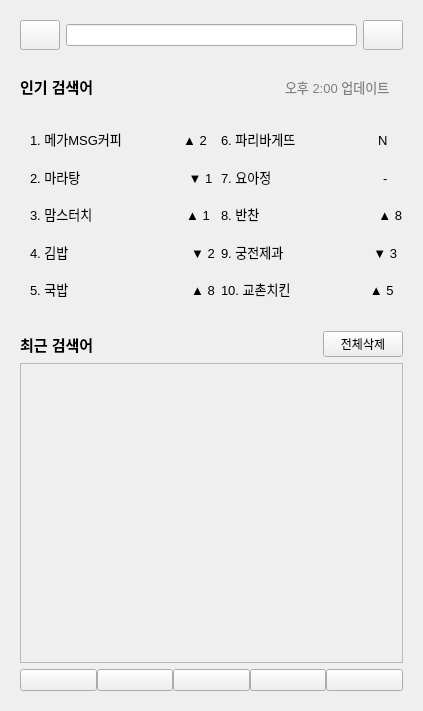
<?xml version="1.0" encoding="UTF-8"?>
<ui version="4.0">
 <class>part3_search</class>
 <widget class="QWidget" name="part3_search">
  <property name="geometry">
   <rect>
    <x>0</x>
    <y>0</y>
    <width>400</width>
    <height>711</height>
   </rect>
  </property>
  <property name="maximumSize">
   <size>
    <width>400</width>
    <height>16777215</height>
   </size>
  </property>
  <property name="windowTitle">
   <string>Form</string>
  </property>
  <layout class="QGridLayout" name="gridLayout">
   <item row="0" column="0">
    <widget class="QStackedWidget" name="stackedWidget">
     <widget class="QWidget" name="page">
      <layout class="QGridLayout" name="gridLayout_3">
       <item row="0" column="0">
        <layout class="QVBoxLayout" name="verticalLayout" stretch="0,1,3,0,0,0">
         <item>
          <layout class="QHBoxLayout" name="horizontalLayout" stretch="0,5,0">
           <item>
            <widget class="QPushButton" name="btnBackToMain">
             <property name="maximumSize">
              <size>
               <width>40</width>
               <height>40</height>
              </size>
             </property>
             <property name="text">
              <string/>
             </property>
             <property name="icon">
              <iconset resource="mainIcon.qrc">
               <normaloff>:/mainIcon/left.jpg</normaloff>:/mainIcon/left.jpg</iconset>
             </property>
             <property name="iconSize">
              <size>
               <width>25</width>
               <height>25</height>
              </size>
             </property>
            </widget>
           </item>
           <item>
            <widget class="QLineEdit" name="lineEdit">
             <property name="minimumSize">
              <size>
               <width>0</width>
               <height>0</height>
              </size>
             </property>
            </widget>
           </item>
           <item>
            <widget class="QPushButton" name="pushButton_2">
             <property name="minimumSize">
              <size>
               <width>30</width>
               <height>30</height>
              </size>
             </property>
             <property name="maximumSize">
              <size>
               <width>60</width>
               <height>60</height>
              </size>
             </property>
             <property name="text">
              <string/>
             </property>
             <property name="icon">
              <iconset resource="mainIcon.qrc">
               <normaloff>:/mainIcon/serch.png</normaloff>:/mainIcon/serch.png</iconset>
             </property>
            </widget>
           </item>
          </layout>
         </item>
         <item>
          <layout class="QHBoxLayout" name="horizontalLayout_2">
           <item>
            <widget class="QLabel" name="label">
             <property name="font">
              <font>
               <pointsize>11</pointsize>
               <bold>true</bold>
              </font>
             </property>
             <property name="text">
              <string>인기 검색어</string>
             </property>
            </widget>
           </item>
           <item>
            <spacer name="horizontalSpacer_2">
             <property name="orientation">
              <enum>Qt::Orientation::Horizontal</enum>
             </property>
             <property name="sizeHint" stdset="0">
              <size>
               <width>40</width>
               <height>20</height>
              </size>
             </property>
            </spacer>
           </item>
           <item>
            <widget class="QLabel" name="label_13">
             <property name="font">
              <font>
               <pointsize>10</pointsize>
              </font>
             </property>
             <property name="styleSheet">
              <string notr="true">QLabel {
	color : gray;
}</string>
             </property>
             <property name="text">
              <string>오후 2:00 업데이트</string>
             </property>
            </widget>
           </item>
           <item>
            <widget class="QLabel" name="label_2">
             <property name="text">
              <string/>
             </property>
            </widget>
           </item>
          </layout>
         </item>
         <item>
          <layout class="QGridLayout" name="gridLayout_2">
           <property name="leftMargin">
            <number>10</number>
           </property>
           <item row="2" column="1">
            <widget class="QLabel" name="label_8">
             <property name="font">
              <font>
               <pointsize>10</pointsize>
              </font>
             </property>
             <property name="text">
              <string>8. 반찬                                 ▲ 8</string>
             </property>
            </widget>
           </item>
           <item row="3" column="1">
            <widget class="QLabel" name="label_10">
             <property name="font">
              <font>
               <pointsize>10</pointsize>
              </font>
             </property>
             <property name="text">
              <string>9. 궁전제과                         ▼ 3</string>
             </property>
            </widget>
           </item>
           <item row="1" column="1">
            <widget class="QLabel" name="label_6">
             <property name="font">
              <font>
               <pointsize>10</pointsize>
              </font>
             </property>
             <property name="text">
              <string>7. 요아정                               -</string>
             </property>
            </widget>
           </item>
           <item row="3" column="0">
            <widget class="QLabel" name="label_9">
             <property name="font">
              <font>
               <pointsize>10</pointsize>
              </font>
             </property>
             <property name="text">
              <string>4. 김밥                                  ▼ 2</string>
             </property>
            </widget>
           </item>
           <item row="2" column="0">
            <widget class="QLabel" name="label_7">
             <property name="font">
              <font>
               <pointsize>10</pointsize>
              </font>
             </property>
             <property name="text">
              <string>3. 맘스터치                          ▲ 1</string>
             </property>
            </widget>
           </item>
           <item row="4" column="0">
            <widget class="QLabel" name="label_11">
             <property name="font">
              <font>
               <pointsize>10</pointsize>
              </font>
             </property>
             <property name="text">
              <string>5. 국밥                                  ▲ 8</string>
             </property>
            </widget>
           </item>
           <item row="0" column="0">
            <widget class="QLabel" name="label_3">
             <property name="font">
              <font>
               <pointsize>10</pointsize>
              </font>
             </property>
             <property name="text">
              <string>1. 메가MSG커피                 ▲ 2</string>
             </property>
            </widget>
           </item>
           <item row="4" column="1">
            <widget class="QLabel" name="label_12">
             <property name="font">
              <font>
               <pointsize>10</pointsize>
              </font>
             </property>
             <property name="text">
              <string>10. 교촌치킨                      ▲ 5</string>
             </property>
            </widget>
           </item>
           <item row="1" column="0">
            <widget class="QLabel" name="label_5">
             <property name="font">
              <font>
               <pointsize>10</pointsize>
              </font>
             </property>
             <property name="text">
              <string>2. 마라탕                              ▼ 1</string>
             </property>
            </widget>
           </item>
           <item row="0" column="1">
            <widget class="QLabel" name="label_4">
             <property name="font">
              <font>
               <pointsize>10</pointsize>
              </font>
             </property>
             <property name="text">
              <string>6. 파리바게뜨                       N</string>
             </property>
            </widget>
           </item>
          </layout>
         </item>
         <item>
          <layout class="QHBoxLayout" name="horizontalLayout_3">
           <property name="topMargin">
            <number>20</number>
           </property>
           <item>
            <widget class="QLabel" name="label_15">
             <property name="font">
              <font>
               <pointsize>11</pointsize>
               <bold>true</bold>
              </font>
             </property>
             <property name="text">
              <string>최근 검색어</string>
             </property>
            </widget>
           </item>
           <item>
            <spacer name="horizontalSpacer">
             <property name="orientation">
              <enum>Qt::Orientation::Horizontal</enum>
             </property>
             <property name="sizeHint" stdset="0">
              <size>
               <width>40</width>
               <height>20</height>
              </size>
             </property>
            </spacer>
           </item>
           <item>
            <widget class="QPushButton" name="pushButton_3">
             <property name="text">
              <string>전체삭제</string>
             </property>
            </widget>
           </item>
          </layout>
         </item>
         <item>
          <widget class="QFrame" name="frame">
           <property name="minimumSize">
            <size>
             <width>0</width>
             <height>300</height>
            </size>
           </property>
           <property name="frameShape">
            <enum>QFrame::Shape::StyledPanel</enum>
           </property>
           <property name="frameShadow">
            <enum>QFrame::Shadow::Raised</enum>
           </property>
          </widget>
         </item>
         <item>
          <layout class="QHBoxLayout" name="horizontalLayout_4">
           <property name="spacing">
            <number>0</number>
           </property>
           <property name="topMargin">
            <number>0</number>
           </property>
           <item>
            <widget class="QPushButton" name="BtnHome">
             <property name="styleSheet">
              <string notr="true"/>
             </property>
             <property name="text">
              <string/>
             </property>
             <property name="icon">
              <iconset resource="mainIcon.qrc">
               <normaloff>:/mainIcon/uniform_icon_2.png</normaloff>:/mainIcon/uniform_icon_2.png</iconset>
             </property>
             <property name="iconSize">
              <size>
               <width>64</width>
               <height>64</height>
              </size>
             </property>
            </widget>
           </item>
           <item>
            <widget class="QPushButton" name="BtnUnderSearch">
             <property name="styleSheet">
              <string notr="true"/>
             </property>
             <property name="text">
              <string/>
             </property>
             <property name="icon">
              <iconset resource="mainIcon.qrc">
               <normaloff>:/mainIcon/uniform_icon_5.png</normaloff>:/mainIcon/uniform_icon_5.png</iconset>
             </property>
             <property name="iconSize">
              <size>
               <width>64</width>
               <height>64</height>
              </size>
             </property>
            </widget>
           </item>
           <item>
            <widget class="QPushButton" name="BtnFavorite">
             <property name="styleSheet">
              <string notr="true"/>
             </property>
             <property name="text">
              <string/>
             </property>
             <property name="icon">
              <iconset resource="mainIcon.qrc">
               <normaloff>:/mainIcon/uniform_icon_1.png</normaloff>:/mainIcon/uniform_icon_1.png</iconset>
             </property>
             <property name="iconSize">
              <size>
               <width>64</width>
               <height>64</height>
              </size>
             </property>
            </widget>
           </item>
           <item>
            <widget class="QPushButton" name="BtnOrder">
             <property name="styleSheet">
              <string notr="true"/>
             </property>
             <property name="text">
              <string/>
             </property>
             <property name="icon">
              <iconset resource="mainIcon.qrc">
               <normaloff>:/mainIcon/uniform_icon_4.png</normaloff>:/mainIcon/uniform_icon_4.png</iconset>
             </property>
             <property name="iconSize">
              <size>
               <width>64</width>
               <height>64</height>
              </size>
             </property>
            </widget>
           </item>
           <item>
            <widget class="QPushButton" name="BtnMyEats">
             <property name="styleSheet">
              <string notr="true"/>
             </property>
             <property name="text">
              <string/>
             </property>
             <property name="icon">
              <iconset resource="mainIcon.qrc">
               <normaloff>:/mainIcon/uniform_icon_3.png</normaloff>:/mainIcon/uniform_icon_3.png</iconset>
             </property>
             <property name="iconSize">
              <size>
               <width>64</width>
               <height>64</height>
              </size>
             </property>
            </widget>
           </item>
          </layout>
         </item>
        </layout>
       </item>
      </layout>
     </widget>
     <widget class="QWidget" name="page_2"/>
    </widget>
   </item>
  </layout>
 </widget>
 <resources>
  <include location="mainIcon.qrc"/>
 </resources>
 <connections/>
</ui>
